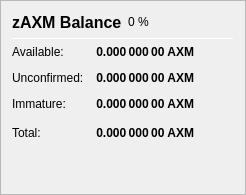
                   <widget class="QFrame" name="frame_ZerocoinBalances">
                    <property name="frameShape">
                     <enum>QFrame::StyledPanel</enum>
                    </property>
                    <property name="frameShadow">
                     <enum>QFrame::Raised</enum>
                    </property>
                    <layout class="QVBoxLayout" name="verticalLayout_7">
                     <item>
                      <layout class="QHBoxLayout" name="horizontalLayout_8" stretch="0">
                       <item>
                        <widget class="QLabel" name="label_5z_3">
                         <property name="minimumSize">
                          <size>
                           <width>0</width>
                           <height>20</height>
                          </size>
                         </property>
                         <property name="font">
                          <font>
                           <pointsize>12</pointsize>
                           <weight>75</weight>
                           <bold>true</bold>
                          </font>
                         </property>
                         <property name="text">
                          <string>zAXM Balance</string>
                         </property>
                        </widget>
                       </item>
                       <item>
                        <widget class="QLabel" name="labelzAXMPercent">
                         <property name="text">
                          <string notr="true">0 %</string>
                         </property>
                        </widget>
                       </item>
                       <item>
                        <spacer name="horizontalSpacer_11">
                         <property name="orientation">
                          <enum>Qt::Horizontal</enum>
                         </property>
                         <property name="sizeHint" stdset="0">
                          <size>
                           <width>40</width>
                           <height>20</height>
                          </size>
                         </property>
                        </spacer>
                       </item>
                      </layout>
                     </item>
                     <item>
                      <widget class="Line" name="line_ZerocoinBalance">
                       <property name="minimumSize">
                        <size>
                         <width>0</width>
                         <height>1</height>
                        </size>
                       </property>
                       <property name="maximumSize">
                        <size>
                         <width>16777215</width>
                         <height>1</height>
                        </size>
                       </property>
                       <property name="orientation">
                        <enum>Qt::Horizontal</enum>
                       </property>
                      </widget>
                     </item>
                     <item>
                      <layout class="QGridLayout" name="gridLayout_5">
                       <property name="spacing">
                        <number>12</number>
                       </property>
                       <item row="1" column="0">
                        <widget class="QLabel" name="labelzBalanceMatureText">
                         <property name="toolTip">
                          <string>Mature: more than 20 confirmation and more than 3 mints of the same denomination after it was minted.
These zAXM are spendable.</string>
                         </property>
                         <property name="text">
                          <string>Available:</string>
                         </property>
                        </widget>
                       </item>
                       <item row="1" column="1">
                        <widget class="QLabel" name="labelzBalanceMature">
                         <property name="font">
                          <font>
                           <weight>75</weight>
                           <bold>true</bold>
                          </font>
                         </property>
                         <property name="toolTip">
                          <string>Mature: more than 20 confirmation and more than 3 mints of the same denomination after it was minted.
These zAXM are spendable.</string>
                         </property>
                         <property name="text">
                          <string notr="true">0.000 000 00 AXM</string>
                         </property>
                         <property name="alignment">
                          <set>Qt::AlignRight|Qt::AlignTrailing|Qt::AlignVCenter</set>
                         </property>
                        </widget>
                       </item>
                       <item row="2" column="0">
                        <widget class="QLabel" name="labelzBalanceUnconfirmedText">
                         <property name="toolTip">
                          <string>Unconfirmed: less than 20 confirmations
Immature: confirmed, but less than 3 mints of the same denomination after it was minted</string>
                         </property>
                         <property name="text">
                          <string>Unconfirmed:</string>
                         </property>
                        </widget>
                       </item>
                       <item row="2" column="1">
                        <widget class="QLabel" name="labelzBalanceUnconfirmed">
                         <property name="font">
                          <font>
                           <weight>75</weight>
                           <bold>true</bold>
                          </font>
                         </property>
                         <property name="toolTip">
                          <string>Unconfirmed: less than 20 confirmations
Immature: confirmed, but less than 3 mints of the same denomination after it was minted</string>
                         </property>
                         <property name="text">
                          <string notr="true">0.000 000 00 AXM</string>
                         </property>
                         <property name="alignment">
                          <set>Qt::AlignRight|Qt::AlignTrailing|Qt::AlignVCenter</set>
                         </property>
                        </widget>
                       </item>
                       <item row="3" column="0">
                        <widget class="QLabel" name="labelzBalanceImmatureText">
                         <property name="toolTip">
                          <string>Unconfirmed: less than 20 confirmations
Immature: confirmed, but less than 3 mints of the same denomination after it was minted</string>
                         </property>
                         <property name="text">
                          <string>Immature:</string>
                         </property>
                        </widget>
                       </item>
                       <item row="3" column="1">
                        <widget class="QLabel" name="labelzBalanceImmature">
                         <property name="font">
                          <font>
                           <weight>75</weight>
                           <bold>true</bold>
                          </font>
                         </property>
                         <property name="toolTip">
                          <string>Unconfirmed: less than 20 confirmations
Immature: confirmed, but less than 3 mints of the same denomination after it was minted</string>
                         </property>
                         <property name="text">
                          <string notr="true">0.000 000 00 AXM</string>
                         </property>
                         <property name="alignment">
                          <set>Qt::AlignRight|Qt::AlignTrailing|Qt::AlignVCenter</set>
                         </property>
                        </widget>
                       </item>
                       <item row="4" column="0">
                        <widget class="QLabel" name="labelzBalanceText">
                         <property name="toolTip">
                          <string>Your current zAXM balance, unconfirmed and immature zAXM included.</string>
                         </property>
                         <property name="text">
                          <string>Total:</string>
                         </property>
                        </widget>
                       </item>
                       <item row="4" column="1">
                        <widget class="QLabel" name="labelzBalance">
                         <property name="font">
                          <font>
                           <weight>75</weight>
                           <bold>true</bold>
                          </font>
                         </property>
                         <property name="cursor">
                          <cursorShape>IBeamCursor</cursorShape>
                         </property>
                         <property name="toolTip">
                          <string>Your current zAXM balance, unconfirmed and immature zAXM included.</string>
                         </property>
                         <property name="text">
                          <string notr="true">0.000 000 00 AXM</string>
                         </property>
                         <property name="alignment">
                          <set>Qt::AlignRight|Qt::AlignTrailing|Qt::AlignVCenter</set>
                         </property>
                         <property name="textInteractionFlags">
                          <set>Qt::LinksAccessibleByMouse|Qt::TextSelectableByKeyboard|Qt::TextSelectableByMouse</set>
                         </property>
                        </widget>
                       </item>
                       <item row="4" column="2">
                        <spacer name="horizontalSpacer_4">
                         <property name="orientation">
                          <enum>Qt::Horizontal</enum>
                         </property>
                         <property name="sizeHint" stdset="0">
                          <size>
                           <width>40</width>
                           <height>20</height>
                          </size>
                         </property>
                        </spacer>
                       </item>
                      </layout>
                     </item>
                     <item>
                      <spacer name="verticalSpacer_4">
                       <property name="orientation">
                        <enum>Qt::Vertical</enum>
                       </property>
                       <property name="sizeHint" stdset="0">
                        <size>
                         <width>20</width>
                         <height>40</height>
                        </size>
                       </property>
                      </spacer>
                     </item>
                    </layout>
                   </widget>
